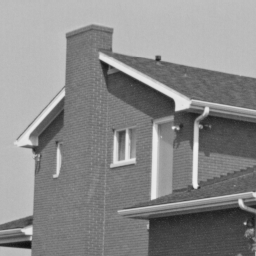
#> input picture code/House256.png, 256 x 256 px, found by its file name
$ python tv2d_admm_matlab2.py   (older library calls are emulated)
#> lines starting #> are read from the running program, lines starting #| are printed output that depends on the picture; long printed decimals are rounded
#> further down, gt is the input picture: shape (256, 256) float32; min 0.0627, max 0.937, mean 0.541
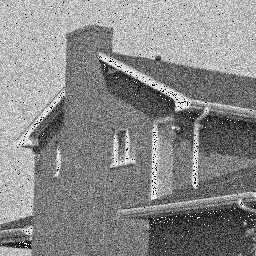
#> input picture code/house.png, 256 x 256 px, found by its file name
#> further down, img is the input picture: shape (256, 256) float32; min 0, max 1, mean 0.536
import numpy as np


def PSNR(x, gt, data_range=1):
    mse = np.mean((x - gt) ** 2)
    return 10 * np.log10(data_range ** 2 / mse)


def forward_diff(u):
    dux = np.column_stack([u[:, 0] - u[:, -1], np.diff(u, axis=1)])
    duy = np.row_stack([u[0, :] - u[-1, :], np.diff(u, axis=0)])
    return dux, duy


def dive(x, y):
    dx = np.diff(x, axis=1)
    dy = np.diff(y, axis=0)
    # dtxy = np.column_stack([x[:, -1] - x[:, 0], -dx])
    # dtxy = dtxy + np.row_stack([y[-1, :] - y[0, :], -dy])
    dtxy = np.column_stack([-dx, x[:, -1] - x[:, 0]])
    dtxy = dtxy + np.row_stack([-dy, y[-1, :] - y[0, :]])
    return dtxy


def defDDt():
    D = lambda u: forward_diff(u)
    Dt = lambda x, y: dive(x, y)
    return D, Dt


def shrink(x, r):
    return np.sign(x) * np.maximum(np.abs(x) - r, 0)


def admm(y, lam, rho, Nit, tol=1e-4, logging=True):
#> called with lam = 15, rho = 200, Nit = 100, tol = 0.0001, logging = True
    row, col = y.shape
#> row = 256; col = 256
    x = y
    alpha = 0.7
    v1 = np.zeros((row, col))
    v2 = np.zeros((row, col))

    y1 = np.zeros((row, col))
    y2 = np.zeros((row, col))

    eigDtD = np.abs(np.fft.fft2(np.array([[1, -1]]), (row, col))) ** 2 + \
             np.abs(np.fft.fft2(np.array([[1, -1]]).transpose(), (row, col))) ** 2

    D, Dt = defDDt()

    # curNorm = np.linalg.norm(Dx1 - v1) + np.linalg.norm(Dx2 - v2)

    if logging:
        print('ADMM --- 2D TV Denoising')
        print('itr \t ||x-xold||')

    imgs = []

    last_iter = Nit
    for k in range(Nit):
        imgs.append(x)
        x_old = x

        ty1 = v1 - y1 / rho
        ty2 = v2 - y2 / rho
        tmp = Dt(ty1, ty2)
        rhs = y + rho * tmp
        lhs = 1 + rho * eigDtD

        x = np.fft.fft2(rhs) / lhs
        x = np.fft.ifft2(x).real

        Dx1, Dx2 = D(x)

        v1 = shrink(Dx1 + y1 / rho, lam / rho)
        v2 = shrink(Dx2 + y2 / rho, lam / rho)

        y1 = y1 + Dx1 - v1
        y2 = y2 + Dx2 - v2

        # [6 lines of commented-out code are left out]
        rel_error = np.linalg.norm(x - x_old) / np.linalg.norm(x)
        if logging:
            print('%3g \t %3.5e' % (k, rel_error))

        if rel_error < tol:
            last_iter = k + 1
            break
#> this loop made 100 passes
#> rel_error on passes 1 to 12: 0.284, 0.0492, 0.0238, 0.0149, 0.0108, 0.00845, 0.00692, 0.00585, 0.00505, 0.00444, 0.00395, 0.00355
#|   0 	 2.84056e-01
#|   1 	 4.92293e-02
#|   2 	 2.38063e-02
#|   3 	 1.48980e-02
#|   4 	 1.07899e-02
#|   5 	 8.44728e-03
#|   6 	 6.92488e-03
#|   7 	 5.85156e-03
#> (further printed lines are left out)
#> pass 1, in admm, `Dx1, Dx2 = D(x)`:
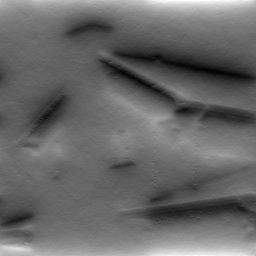
#> Dx2: shape (256, 256) float64; min -2.81, max 4.02, mean 0; drawn with min black and max white
#> after the loop:
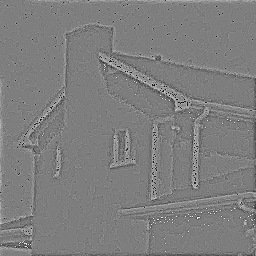
#> rhs: shape (256, 256) float64; min -14300.7, max 14839.2, mean 136.7; drawn with min black and max white
#> after the loop:
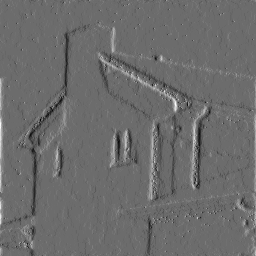
#> ty1: shape (256, 256) float64; min -40.43, max 54.71, mean 0; drawn with min black and max white
#> after the loop:
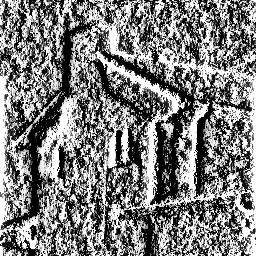
#> y1: shape (256, 256) float64; min -5.91, max 5.91, mean -0.0778; drawn with min black and max white
#> after the loop:
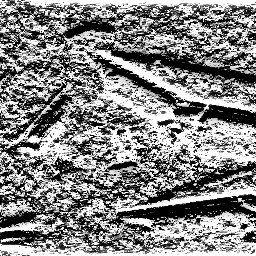
#> y2: shape (256, 256) float64; min -5.91, max 5.91, mean 0.257; drawn with min black and max white
#> after the loop, imgs = 100 items

    return x, last_iter


if __name__ == '__main__':
    import matplotlib.pyplot as plt

    gt = plt.imread('House256.png')
    img = plt.imread('house.png')

    plt.subplot(1, 3, 1)
    plt.imshow(gt, cmap='gray')

    g = img * 255
    plt.subplot(1, 3, 2)
    plt.imshow(g, cmap='gray')

    out, _ = admm(g, lam=15, rho=200, Nit=100, logging=True)

    plt.subplot(1, 3, 3)
    plt.imshow(np.array(out, dtype=np.int), cmap='gray')
    plt.show()
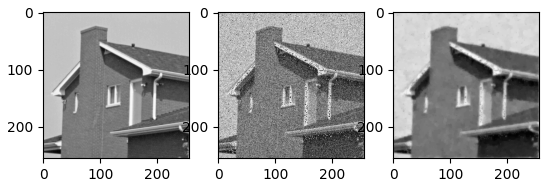
#> figure drawn by matplotlib, 3 panels

    print(PSNR(out / 255, gt))
#> in PSNR, `mse = np.mean((x - gt) ** 2)`: mse = 0.00236
#| 26.275
